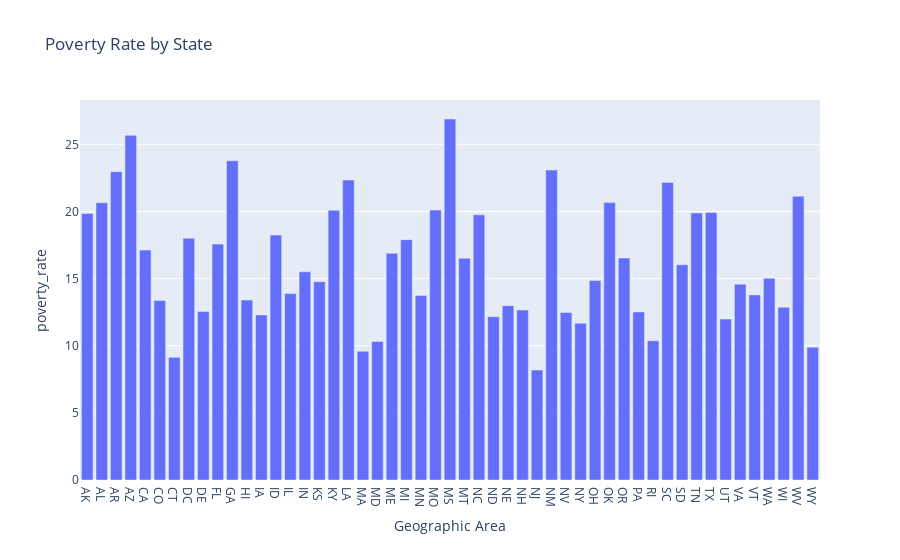

Notebook code for this chart:
### Markdown cell above
# Chart the Poverty Rate in each US State

Create a bar chart that ranks the poverty rate from highest to lowest by US state. Which state has the highest poverty rate? Which state has the lowest poverty rate?  Bar Plot

### Code cell
df_pct_poverty["poverty_rate"] = pd.to_numeric(df_pct_poverty["poverty_rate"], errors="coerce")
poverty_per_state = df_pct_poverty.groupby("Geographic Area")["poverty_rate"].mean().reset_index()

fig = px.bar(poverty_per_state, x="Geographic Area", y="poverty_rate", title="Poverty Rate by State")
fig.show()

### Figure 1 — Plotly figure (JSON) as saved in the notebook; plotly's stock layout.template omitted (floating-point values rounded to 4 significant figures)
{"data": [{"alignmentgroup": "True", "hovertemplate": "Geographic Area=%{x}<br>poverty_rate=%{y}<extra></extra>", "legendgroup": "", "marker": {"color": "#636efa", "pattern": {"shape": ""}}, "name": "", "offsetgroup": "", "orientation": "v", "showlegend": false, "textposition": "auto", "type": "bar", "x": ["AK", "AL", "AR", "AZ", "CA", "CO", "CT", "DC", "DE", "FL", "GA", "HI", "IA", "ID", "IL", "IN", "KS", "KY", "LA", "MA", "MD", "ME", "MI", "MN", "MO", "MS", "MT", "NC", "ND", "NE", "NH", "NJ", "NM", "NV", "NY", "OH", "OK", "OR", "PA", "RI", "SC", "SD", "TN", "TX", "UT", "VA", "VT", "WA", "WI", "WV", "WY"], "xaxis": "x", "y": [19.85, 20.65, 22.96, 25.67, 17.12, 13.36, 9.137, 18, 12.56, 17.57, 23.78, 13.4, 12.29, 18.24, 13.88, 15.5, 14.76, 20.08, 22.34, 9.585, 10.31, 16.89, 17.9, 13.75, 20.11, 26.88, 16.51, 19.75, 12.16, 12.98, 12.66, 8.191, 23.08, 12.47, 11.67, 14.85, 20.66, 16.52, 12.52, 10.37, 22.16, 16.03, 19.89, 19.92, 11.98, 14.59, 13.79, 15.02, 12.86, 21.13, 9.888], "yaxis": "y"}], "layout": {"barmode": "relative", "legend": {"tracegroupgap": 0}, "title": {"text": "Poverty Rate by State"}, "xaxis": {"anchor": "y", "domain": [0, 1], "title": {"text": "Geographic Area"}}, "yaxis": {"anchor": "x", "domain": [0, 1], "title": {"text": "poverty_rate"}}}}
